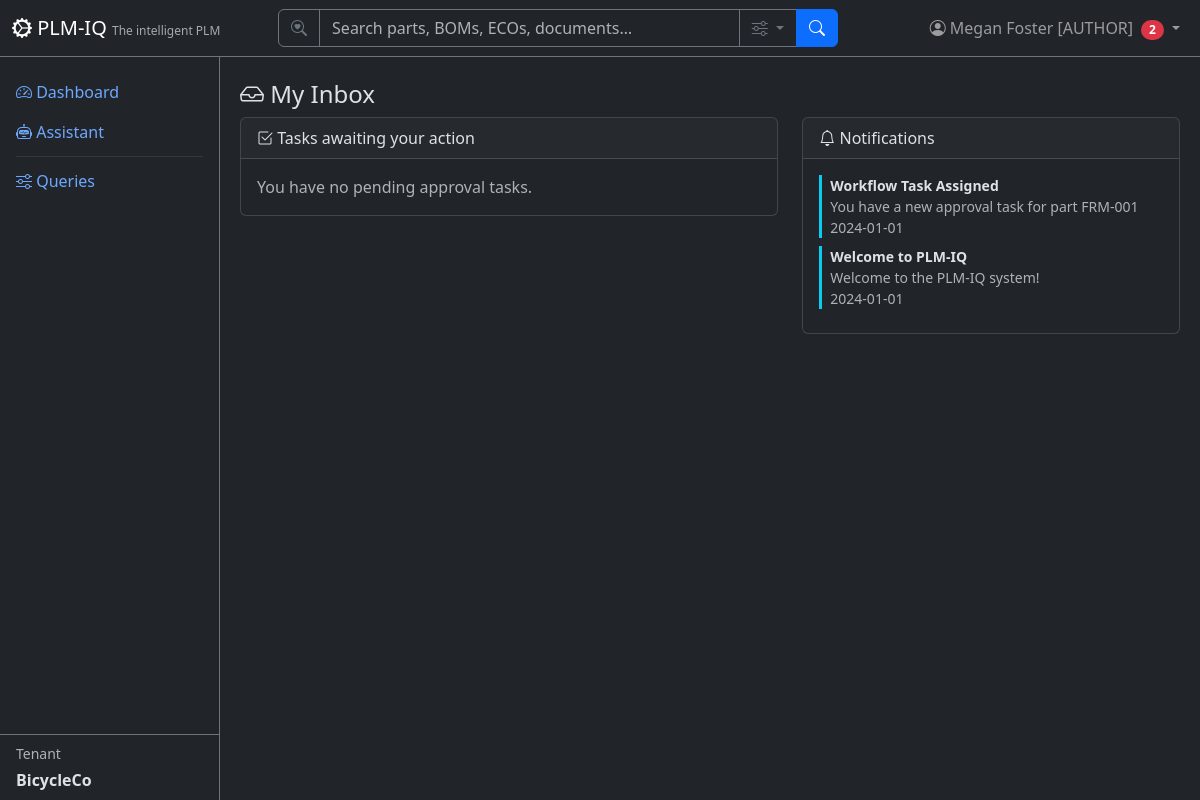
Before: /workflow/inbox (signed in) with the older database file.
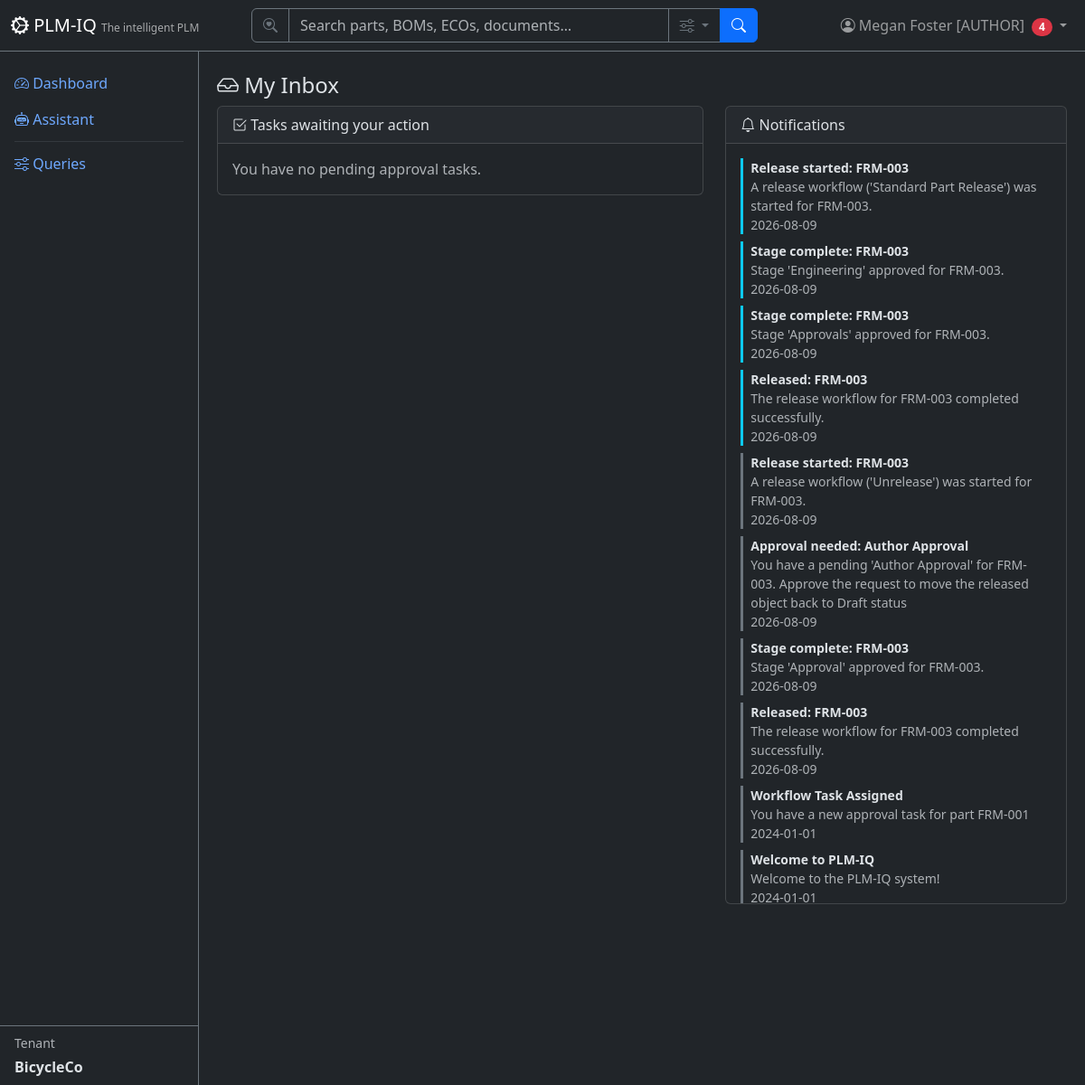
After: the same page with the newer database file.
### app/models/tenant_user.py (models this page shows)
class User(Base):
    __tablename__ = "users"
    user_id = Column("user_id", Integer, primary_key=True, autoincrement=True)
    username = Column("username", String, unique=True, nullable=False)
    full_name = Column("full_name", String, nullable=False)
    email = Column("email", String)
    password_hash = Column("password_hash", String, nullable=False, default="")
    tenant_id = Column("tenant_id", Integer, ForeignKey("tenants.tenant_id"), nullable=False, default=1)
    tenant_key = Column("tenant_key", String, nullable=False)
    is_active = Column("is_active", Boolean, default=True)
    created_date = Column("created_date", String)
    role = Column("role", String, nullable=False, default="reader")
    tenant = relationship("Tenant", back_populates="users")
    favorites = relationship("Favorite", back_populates="user")

class Tenant(Base):
    __tablename__ = "tenants"
    tenant_id = Column("tenant_id", Integer, primary_key=True, autoincrement=True)
    tenant_name = Column("tenant_name", String, unique=True, nullable=False)
    tenant_key = Column("tenant_key", String, unique=True, nullable=False)
    tenant_secret = Column("tenant_secret", String, nullable=False, default="")
    subdomain = Column("subdomain", String, unique=True, nullable=True)
    description = Column("description", String)
    created_date = Column("created_date", String)
    role = Column("role", String, default="reader")
    is_active = Column("is_active", Boolean, default=True)
    users = relationship("User", back_populates="tenant")
    parts = relationship("Part", back_populates="tenant")
    favorites = relationship("Favorite", back_populates="tenant")

### app/models/workflow.py (models this page shows)
class Notification(Base):
    __tablename__ = "notifications"
    __table_args__ = (
        Index("idx_notif_user_read", "user_id", "is_read"),
    )
    id = Column("id", Integer, primary_key=True, autoincrement=True)
    user_id = Column("user_id", Integer, ForeignKey("users.user_id"))
    type = Column("type", String)
    title = Column("title", String)
    message = Column("message", String)
    link = Column("link", String)
    is_read = Column("is_read", Boolean, default=False)
    created_at = Column("created_at", String)
    tenant_id = Column("tenant_id", Integer, ForeignKey("tenants.tenant_id"), nullable=False)
    tenant_key = Column("tenant_key", String, nullable=False)

### app/routers/workflow.py (the view)
@router.get("/inbox", response_class=HTMLResponse)
def inbox(request: Request, error: str = "", db: TenantScopedSession = Depends(get_tenant_db)):
    user = require_user(request, db)
    ctx = auth_context(request, db)
    tasks = (
        db.query(WorkflowTask)
        .filter(
            WorkflowTask.assigned_to == user.user_id,
            WorkflowTask.tenant_id == user.tenant_id,
            WorkflowTask.status == "PENDING",
        )
        .order_by(WorkflowTask.due_date.is_(None), WorkflowTask.due_date)
        .all()
    )
    notifs = (
        db.query(Notification)
        .filter(Notification.user_id == user.user_id, Notification.tenant_id == user.tenant_id)
        .order_by(Notification.created_at.desc())
        .all()
    )
    for n in notifs:
        n.is_read = True
    db.commit()
    return HTMLResponse(content=render(
        "workflow/inbox.html", **ctx, tasks=tasks, notifications=notifs, error=error,
    ))

### app/templates/workflow/inbox.html (shortened to what this page needs)
{% extends "base.html" %}
{% block content %}
<h4><i class="bi bi-inbox"></i> My Inbox</h4>
<div class="row">
    <div class="col-lg-7 mb-3">
        <div class="card">
            <div class="card-header"><i class="bi bi-check2-square"></i> Tasks awaiting your action</div>
            <div class="card-body">
                {% if not tasks %}
                <p class="text-muted mb-0">You have no pending approval tasks.</p>
                {% endif %}
            </div>
        </div>
    </div>
    <div class="col-lg-5 mb-3">
        <div class="card">
            <div class="card-header"><i class="bi bi-bell"></i> Notifications</div>
            <div class="card-body" style="max-height: 70vh; overflow-y: auto;">
                {% for n in notifications %}
                <div class="border-start border-3 {% if n.is_read %}border-secondary{% else %}border-info{% endif %} ps-2 mb-2">
                    <div class="fw-bold small">{{ n.title }}</div>
                    <div class="small text-muted">{{ n.message }}</div>
                    <div class="small text-muted">{{ n.created_at }}</div>
                </div>
                {% endfor %}
            </div>
        </div>
    </div>
</div>
{% endblock %}

### app/templates/base.html (shortened to what this page needs)
<!DOCTYPE html>
<html lang="en" data-bs-theme="dark">
<head>
    <link href="https://cdn.jsdelivr.net/npm/bootstrap@5.3.3/dist/css/bootstrap.min.css" rel="stylesheet">
    <link href="https://cdn.jsdelivr.net/npm/bootstrap-icons@1.11.3/font/bootstrap-icons.css" rel="stylesheet">
</head>
<body>
    <nav class="navbar navbar-expand-md navbar-dark bg-dark fixed-top border-bottom border-secondary">
        <div class="container-fluid">
            <a class="navbar-brand" href="/">
                <i class="bi bi-gear-wide-connected"></i> PLM-IQ
                <small class="d-none d-md-inline">The intelligent PLM</small>
            </a>
            <div class="collapse navbar-collapse" id="navMenu">
                {% if current_user %}
                <form class="d-flex mx-auto my-2 my-md-0" role="search" action="/search" method="get" style="width: 100%; max-width: 560px;">
                    <div class="input-group">
                        <span class="input-group-text bg-dark border-secondary text-secondary"><i class="bi bi-search-heart"></i></span>
                        <input type="search" name="q" class="form-control bg-dark text-light border-secondary" placeholder="Search parts, BOMs, ECOs, documents…" aria-label="Search">
                        <button class="btn btn-outline-secondary dropdown-toggle" type="button" data-bs-toggle="dropdown" data-bs-auto-close="outside" title="Search options">
                            <i class="bi bi-sliders"></i>
                        </button>
                        <button class="btn btn-primary" type="submit"><i class="bi bi-search"></i></button>
                    </div>
                </form>
                {% endif %}
                <ul class="navbar-nav ms-auto align-items-center">
                    {% if current_user %}
                    <li class="nav-item dropdown">
                        <a class="nav-link dropdown-toggle position-relative" href="#" role="button" data-bs-toggle="dropdown" aria-label="Profile Menu" title="Profile Menu">
                            <i class="bi bi-person-circle"></i>
                            <span class="d-none d-md-inline">{{ current_user.full_name }} [{{ current_user.role|upper if current_user.role else 'SUPERUSER' }}]</span>
                            {% if unread_count|default(0) > 0 %}<span class="badge bg-danger rounded-pill ms-1">{{ unread_count }}</span>{% endif %}
                        </a>
                    </li>
                    {% else %}
                    <li class="nav-item">
                        <a class="nav-link" href="/login"><i class="bi bi-box-arrow-in-right"></i> Sign In</a>
                    </li>
                    {% endif %}
                </ul>
            </div>
        </div>
    </nav>
    <div class="sidebar bg-dark border-end border-secondary pt-3">
        <ul class="nav nav-pills flex-column flex-grow-1 overflow-auto">
            <li class="nav-item">
                <a class="nav-link" href="/"><i class="bi bi-speedometer2"></i> Dashboard</a>
            </li>
            <li class="nav-item">
                <a class="nav-link" href="/assistant"><i class="bi bi-robot"></i> Assistant</a>
            </li>
            <li class="nav-item">
                <hr class="nav-divider my-1 mx-3 border-secondary">
            </li>
            <li class="nav-item">
                <a class="nav-link" href="/queries"><i class="bi bi-sliders"></i> Queries</a>
            </li>
        </ul>
        {% if current_tenant %}
        <div class="px-3 py-2 border-top border-secondary mt-auto">
            <div class="small text-muted mb-1">Tenant</div>
            <div class="fw-bold">{{ current_tenant.tenant_name }}</div>
        </div>
        {% endif %}
    </div>
    <div class="main-content">
        {% block content %}{% endblock %}
    </div>
</body>
</html>

### app/templates/base.html (style rules this page uses)
body { padding-top: 60px; }
.sidebar { position: fixed; top: 56px; bottom: 0; left: 0; width: 220px; overflow-y: auto; display: flex; flex-direction: column; }
.main-content { margin-left: 220px; padding: 20px; }
.navbar-brand small { font-size: 0.75rem; opacity: 0.6; }

Changed rows visible on the page:
added Notification: title "Release started: FRM-003", message "A release workflow ('Standard Part Release') was started for FRM-003.", created_at "2026-08-09", is_read False (drawn)
added Notification: title "Stage complete: FRM-003", message "Stage 'Engineering' approved for FRM-003.", created_at "2026-08-09", is_read False (drawn)
added Notification: title "Stage complete: FRM-003", message "Stage 'Approvals' approved for FRM-003.", created_at "2026-08-09", is_read False (drawn)
added Notification: title "Released: FRM-003", message "The release workflow for FRM-003 completed successfully.", created_at "2026-08-09", is_read False (drawn)
added Notification: title "Release started: FRM-003", message "A release workflow ('Unrelease') was started for FRM-003.", created_at "2026-08-09", is_read True (drawn)
added Notification: title "Approval needed: Author Approval", message "You have a pending 'Author Approval' for FRM-003. Approve the request to move the released object back to Draft status", created_at "2026-08-09", is_read True (drawn)
added Notification: title "Stage complete: FRM-003", message "Stage 'Approval' approved for FRM-003.", created_at "2026-08-09", is_read True (drawn)
added Notification: title "Released: FRM-003", message "The release workflow for FRM-003 completed successfully.", created_at "2026-08-09", is_read True (drawn)
changed Notification "Workflow Task Assigned": is_read False → True (drawn)
changed Notification "Welcome to PLM-IQ": is_read False → True (drawn)
Other visible differences:
{{ unread_count }}: "2" → "4"
